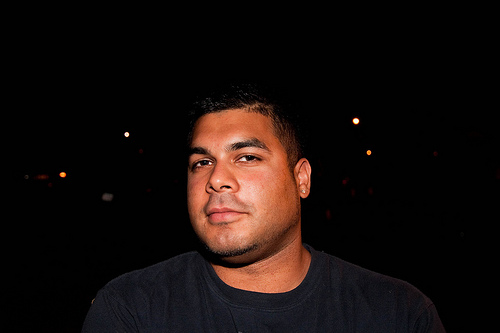
#> input picture backend/images/test/n00007846_13534.JPEG, 500 x 333 px
$ python -i feature_extractor.py   (imports and definitions only)   (older library calls are emulated)
#> lines starting #> are read from the running program, lines starting #| are printed output that depends on the picture
"""
Module d'extraction de descripteurs avancé utilisant les fonctions spécifiées
"""

import cv2
import numpy as np
from scipy import stats
from sklearn.cluster import KMeans
from skimage.feature import graycomatrix, graycoprops, local_binary_pattern
from skimage.util import img_as_ubyte
import warnings
import traceback

# [1 line not run here, left out]

# ==========================
# Fonctions utilitaires
# ==========================

def normalize_hist(hist):
    """Normaliser un histogramme"""
    hist = hist.astype(np.float32)
    total = hist.sum() + 1e-10
    return hist / total

def crop_object(img_bgr, bbox):
    """Extraire la région d'intérêt (ROI)"""
    x, y, w, h = [int(v) for v in bbox]
    return img_bgr[y:y+h, x:x+w]

def to_gray(img_bgr):
    """Convertir en niveaux de gris"""
    return cv2.cvtColor(img_bgr, cv2.COLOR_BGR2GRAY)

# [9 lines left out: function normalize_vector, not called in this run]

# ==========================
# Fonctions d'extraction de caractéristiques
# ==========================

def color_histograms(obj_bgr: np.ndarray, bins: int = 8) -> dict:
    """Extraire les histogrammes de couleur RGB et HSV"""
    # RGB
    hist_r = cv2.calcHist([obj_bgr], [2], None, [bins], [0, 256]).flatten()
    hist_g = cv2.calcHist([obj_bgr], [1], None, [bins], [0, 256]).flatten()
    hist_b = cv2.calcHist([obj_bgr], [0], None, [bins], [0, 256]).flatten()
    hist_rgb = np.concatenate([
        normalize_hist(hist_r),
        normalize_hist(hist_g),
        normalize_hist(hist_b)
    ])

    # HSV
    hsv = cv2.cvtColor(obj_bgr, cv2.COLOR_BGR2HSV)
    hist_h = cv2.calcHist([hsv], [0], None, [bins], [0, 180]).flatten()
    hist_s = cv2.calcHist([hsv], [1], None, [bins], [0, 256]).flatten()
    hist_v = cv2.calcHist([hsv], [2], None, [bins], [0, 256]).flatten()
    hist_hsv = np.concatenate([
        normalize_hist(hist_h),
        normalize_hist(hist_s),
        normalize_hist(hist_v)
    ])

    return {
        "hist_rgb": hist_rgb,
        "hist_hsv": hist_hsv
    }

def dominant_colors(obj_bgr: np.ndarray, k: int = 3) -> tuple:
    """Extraire les couleurs dominantes avec K-means"""
    pixels = obj_bgr.reshape(-1, 3).astype(np.float32)
    if pixels.shape[0] < k:
        k = max(1, pixels.shape[0])

    kmeans = KMeans(n_clusters=k, n_init=5, random_state=0)
    labels = kmeans.fit_predict(pixels)
    centers = kmeans.cluster_centers_  # (k, 3)
    counts = np.bincount(labels, minlength=k)
    proportions = counts / (counts.sum() + 1e-10)

    centers_rgb = centers[:, ::-1]  # BGR -> RGB
    return centers_rgb, proportions

def color_moments(obj_bgr: np.ndarray) -> np.ndarray:
    """Calculer les moments statistiques de couleur dans l'espace HSV"""
    hsv = cv2.cvtColor(obj_bgr, cv2.COLOR_BGR2HSV)
    channels = cv2.split(hsv)
    feats = []
    for ch in channels:
        ch = ch.astype(np.float32)
        mean = ch.mean()
        std = ch.std()
        skew = ((ch - mean) ** 3).mean() / (std**3 + 1e-8)
        kurt = ((ch - mean) ** 4).mean() / (std**4 + 1e-8) - 3.0
        feats.extend([mean, std, skew, kurt])
    return np.array(feats, dtype=np.float32)

def tamura_features(gray: np.ndarray) -> np.ndarray:
    """Calculer les caractéristiques de Tamura (contraste et rugosité)"""
    gray = gray.astype(np.float32)
    mu = gray.mean()
    sigma2 = ((gray - mu) ** 2).mean()
    mu4 = ((gray - mu) ** 4).mean()
    sigma = np.sqrt(sigma2 + 1e-8)
    contrast = sigma / (mu4 ** 0.25 + 1e-8)

    h, w = gray.shape
    max_k = 4
    coarseness_vals = []

    for y in range(0, h, 5):  # Échantillonnage pour accélérer
        for x in range(0, w, 5):
            best_scale = 1
            best_diff = 0
            for k in range(max_k + 1):
                size = 2 ** k
                half = size // 2
                y1, y2 = max(0, y - half), min(h, y + half)
                x1, x2 = max(0, x - half), min(w, x + half)
                patch = gray[y1:y2, x1:x2]
                if patch.size == 0:
                    continue
                m = patch.mean()

                # Voisin opposé sur l'axe horizontal
                x1b, x2b = max(0, x - half), min(w, x + half)
                patch2 = gray[y1:y2, x1b:x2b]
                if patch2.size == 0:
                    continue
                m2 = patch2.mean()
                diff = abs(m - m2)
                if diff > best_diff:
                    best_diff = diff
                    best_scale = size
            coarseness_vals.append(best_scale)

    coarseness = np.mean(coarseness_vals) if coarseness_vals else 0.0
    return np.array([contrast, coarseness], dtype=np.float32)

def gabor_features(gray: np.ndarray,
                   frequencies=(0.1, 0.2, 0.3),
                   thetas=(0, np.pi/4, np.pi/2, 3*np.pi/4)) -> np.ndarray:
    """Extraire les caractéristiques de Gabor"""
    gray = gray.astype(np.float32) / 255.0
    feats = []
    for f in frequencies:
        for theta in thetas:
            ksize = 31
            sigma = 4.0
            gamma = 0.5
            psi = 0
            kernel = cv2.getGaborKernel((ksize, ksize), sigma, theta, 1.0/f, gamma, psi, ktype=cv2.CV_32F)
            resp = cv2.filter2D(gray, cv2.CV_32F, kernel)
            energy = np.mean(np.abs(resp))
            feats.append(energy)
    return np.array(feats, dtype=np.float32)

def lbp_features(gray: np.ndarray, P: int = 8, R: int = 1) -> np.ndarray:
    """Extraire les caractéristiques LBP (Local Binary Patterns)"""
    gray_u8 = img_as_ubyte(gray)
    lbp = local_binary_pattern(gray_u8, P, R, method="uniform")
    n_bins = P + 2
    hist, _ = np.histogram(lbp.ravel(), bins=n_bins, range=(0, n_bins))
    hist = normalize_hist(hist)
    return hist.astype(np.float32)

def glcm_features(gray: np.ndarray,
                  distances=(1, 2),
                  angles=(0, np.pi/4, np.pi/2, 3*np.pi/4),
                  levels: int = 32) -> np.ndarray:
    """Extraire les caractéristiques GLCM (Gray-Level Co-occurrence Matrix)"""
    # Quantification niveaux de gris
    gray_q = cv2.normalize(gray, None, 0, levels - 1, cv2.NORM_MINMAX)
    gray_q = gray_q.astype(np.uint8)
    glcm = graycomatrix(gray_q,
                        distances=distances,
                        angles=angles,
                        levels=levels,
                        symmetric=True,
                        normed=True)

    feats = []
    properties = ["contrast", "energy", "homogeneity", "correlation"]

    for prop in properties:
        try:
            vals = graycoprops(glcm, prop)
            feats.append(float(vals.mean()))
        except Exception as e:
            print(f"⚠️ Erreur dans graycoprops pour la propriété {prop}: {e}")
            feats.append(0.0)

    return np.array(feats, dtype=np.float32)

def hu_moments(mask: np.ndarray) -> np.ndarray:
    """Calculer les moments de Hu (invariants à la transformation)"""
    moments = cv2.moments(mask)
    hu = cv2.HuMoments(moments).flatten()
    # Log-transform pour stabiliser
    hu = -np.sign(hu) * np.log10(np.abs(hu) + 1e-12)
    return hu.astype(np.float32)

def contour_from_mask(mask: np.ndarray):
    """Extraire le contour principal d'un masque"""
    contours, _ = cv2.findContours(mask, cv2.RETR_EXTERNAL, cv2.CHAIN_APPROX_SIMPLE)
    if not contours:
        return None
    return max(contours, key=cv2.contourArea)

def orientation_histogram(gray: np.ndarray, contour, n_bins: int = 8) -> np.ndarray:
    """Calculer l'histogramme d'orientation sur le contour"""
    gx = cv2.Sobel(gray, cv2.CV_32F, 1, 0, ksize=3)
    gy = cv2.Sobel(gray, cv2.CV_32F, 0, 1, ksize=3)
    mag = np.sqrt(gx**2 + gy**2)
    ang = np.arctan2(gy, gx)  # [-pi, pi]
    ang_deg = np.degrees(ang) % 180.0  # [0,180)

    contour_mask = np.zeros_like(gray, dtype=np.uint8)
    cv2.drawContours(contour_mask, [contour], -1, 255, thickness=1)

    idx = np.where(contour_mask > 0)
    if len(idx[0]) == 0:
        return np.zeros(n_bins, dtype=np.float32)

    angles = ang_deg[idx]
    mags = mag[idx]

    hist, _ = np.histogram(angles, bins=n_bins, range=(0, 180), weights=mags)
    hist = normalize_hist(hist)
    return hist.astype(np.float32)

def contour_properties(contour) -> np.ndarray:
    """Calculer les propriétés géométriques du contour"""
    area = cv2.contourArea(contour)
    perimeter = cv2.arcLength(contour, closed=True)
    x, y, w, h = cv2.boundingRect(contour)

    aspect_ratio = w / float(h + 1e-8)
    rect_area = w * h
    rectangularity = area / float(rect_area + 1e-8) if rect_area > 0 else 0.0
    compactness = (perimeter**2) / (4.0 * np.pi * area + 1e-8) if area > 0 else 0.0

    return np.array([area, perimeter, aspect_ratio, rectangularity, compactness],
                    dtype=np.float32)

def extract_descriptors_for_object(img_bgr: np.ndarray,
                                   bbox: tuple) -> dict:
    """
    Pipeline complet d'extraction de descripteurs pour un objet

    Args:
        img_bgr : image complète en BGR (OpenCV)
        bbox    : (x, y, w, h) de l'objet

    Returns:
        Dictionnaire structuré des descripteurs
    """
    obj_bgr = crop_object(img_bgr, bbox)
    if obj_bgr.size == 0:
        raise ValueError("Crop vide (bbox invalide)")

    h, w, _ = obj_bgr.shape
    gray = to_gray(obj_bgr)
    mask = np.ones((h, w), dtype=np.uint8) * 255  # masque plein

    # --- Couleur ---
    col_hists = color_histograms(obj_bgr, bins=8)
    dom_colors, dom_props = dominant_colors(obj_bgr, k=3)
    col_mom = color_moments(obj_bgr)

    # --- Texture ---
    tam = tamura_features(gray)
    gab = gabor_features(gray)
    lbp = lbp_features(gray)
    glcm = glcm_features(gray)

    # --- Forme ---
    contour = contour_from_mask(mask)
    if contour is not None:
        hu = hu_moments(mask)
        orient_hist = orientation_histogram(gray, contour)
        cont_props = contour_properties(contour)
    else:
        hu = np.zeros(7, dtype=np.float32)
        orient_hist = np.zeros(18, dtype=np.float32)
        cont_props = np.zeros(5, dtype=np.float32)

    return {
        "color": {
            "hist_rgb": col_hists["hist_rgb"],
            "hist_hsv": col_hists["hist_hsv"],
            "dominant_colors": dom_colors,
            "moments": col_mom
        },
        "texture": {
            "tamura": tam,
            "gabor": gab,
            "lbp": lbp,
            "glcm": glcm
        },
        "shape": {
            "hu": hu,
            "orientation_hist": orient_hist,
            "contour_props": cont_props
        }
    }

# ==========================
# Classe principale d'extraction
# ==========================

class AdvancedFeatureExtractor:
    """
    Classe d'extraction de descripteurs utilisant les fonctions spécifiées
    avec format de sortie standardisé pour le pré-calcul
    """

    def __init__(self, config=None):
        """Initialiser avec configuration"""
        self.config = config or {
            'color_bins': 8,
            'dominant_colors': 3,
            'lbp_points': 8,
            'lbp_radius': 1,
            'gabor_frequencies': (0.1, 0.2, 0.3),
            'gabor_orientations': (0, np.pi/4, np.pi/2, 3*np.pi/4),
            'glcm_distances': (1, 2),
            'glcm_angles': (0, np.pi/4, np.pi/2, 3*np.pi/4),
            'orientation_bins': 8
        }

    def extract_all_features_from_array(self, image_array, bbox=None):
        """
        Extraire tous les descripteurs depuis un array numpy

        Args:
            image_array: Image numpy array (RGB)
            bbox: Bounding box (x, y, w, h) ou (x1, y1, x2, y2)

        Returns:
            Dictionnaire des descripteurs avec clés standardisées
        """
        try:
            # Convertir RGB en BGR pour les fonctions OpenCV
            if len(image_array.shape) == 3 and image_array.shape[2] == 3:
                img_bgr = cv2.cvtColor(image_array, cv2.COLOR_RGB2BGR)
            else:
                img_bgr = image_array

            # Extraire la ROI si bbox fourni
            if bbox and len(bbox) >= 4:
                h, w = img_bgr.shape[:2]
                x, y, box_w, box_h = map(int, bbox[:4])

                # S'assurer que les coordonnées sont dans les limites
                x, y = max(0, x), max(0, y)
                box_w = min(box_w, w - x)
                box_h = min(box_h, h - y)

                if box_w > 0 and box_h > 0:
                    img_bgr = img_bgr[y:y+box_h, x:x+box_w]
                else:
                    raise ValueError("ROI vide après ajustement")

            if img_bgr.size == 0:
                raise ValueError("L'image est vide")

            # Extraire les descripteurs avec les fonctions spécifiées
            # Note: bbox est (0, 0, w, h) car nous avons déjà extrait la ROI
            h, w = img_bgr.shape[:2]
            descriptors = extract_descriptors_for_object(img_bgr, (0, 0, w, h))

            # Convertir les arrays numpy en listes pour JSON
            processed_descriptors = self._process_descriptors(descriptors)

            # Créer un vecteur combiné
            combined_vector = self._create_combined_vector(processed_descriptors)

            return {
                'color': processed_descriptors['color'],
                'texture': processed_descriptors['texture'],
                'shape': processed_descriptors['shape'],
                'combined_vector': combined_vector
            }

        except Exception as e:
            print(f"❌ Erreur extraction caractéristiques: {e}")
            traceback.print_exc()
            return self._get_empty_descriptors()

    def _process_descriptors(self, descriptors):
        """Convertir les arrays numpy en listes et normaliser"""
        processed = {}

        # Traiter les caractéristiques de couleur
        processed['color'] = {
            'hist_rgb': descriptors['color']['hist_rgb'].tolist(),
            'hist_hsv': descriptors['color']['hist_hsv'].tolist(),
            'dominant_colors': descriptors['color']['dominant_colors'].tolist(),
            'moments': descriptors['color']['moments'].tolist()
        }

        # Traiter les caractéristiques de texture
        processed['texture'] = {
            'tamura': descriptors['texture']['tamura'].tolist(),
            'gabor': descriptors['texture']['gabor'].tolist(),
            'lbp': descriptors['texture']['lbp'].tolist(),
            'glcm': descriptors['texture']['glcm'].tolist()
        }

        # Traiter les caractéristiques de forme
        processed['shape'] = {
            'hu': descriptors['shape']['hu'].tolist(),
            'orientation_hist': descriptors['shape']['orientation_hist'].tolist(),
            'contour_props': descriptors['shape']['contour_props'].tolist()
        }

        return processed

    def _create_combined_vector(self, processed_descriptors):
        """Créer un vecteur combiné à partir de tous les descripteurs"""
        combined = []

        # Ajouter les caractéristiques de couleur
        color = processed_descriptors['color']
        combined.extend(color['hist_rgb'])        # 24 valeurs (8×3)
        combined.extend(color['hist_hsv'])        # 24 valeurs (8×3)
        combined.extend(color['moments'])         # 12 valeurs (3×4)

        # Ajouter les couleurs dominantes (k=3)
        dom_colors = color['dominant_colors']
        if len(dom_colors) > 0:
            # Prendre jusqu'à 3 couleurs dominantes
            for i in range(min(3, len(dom_colors))):
                combined.extend(dom_colors[i])   # 3 valeurs RGB
        # Ajouter les caractéristiques de texture
        texture = processed_descriptors['texture']
        combined.extend(texture['tamura'])       # 2 valeurs
        combined.extend(texture['gabor'])        # 12 valeurs (3×4)
        combined.extend(texture['lbp'])          # 10 valeurs (8+2)
        combined.extend(texture['glcm'])         # 4 valeurs

        # Ajouter les caractéristiques de forme
        shape = processed_descriptors['shape']
        combined.extend(shape['hu'])             # 7 valeurs
        combined.extend(shape['orientation_hist'])  # 8 valeurs
        combined.extend(shape['contour_props'])  # 5 valeurs

        # Convertir en array numpy pour normalisation
        combined_array = np.array(combined, dtype=np.float32)

        # Normaliser L2 (comme dans le script de pré-calcul)
        norm = np.linalg.norm(combined_array)
        if norm > 0:
            combined_array = combined_array / norm

        # Remplacer les valeurs NaN/Inf
        combined_array = np.nan_to_num(combined_array, nan=0.0, posinf=0.0, neginf=0.0)

        return combined_array.tolist()

    # [170 lines left out: functions _get_empty_descriptors, extract_all_features, extract_object_descriptor_consistent, extract_and_normalize_object_features_v2, not called in this run]

>>> import cv2
>>> picture = cv2.cvtColor(cv2.imread('../images/test/n00007846_13534.JPEG'), cv2.COLOR_BGR2RGB)
>>> result = AdvancedFeatureExtractor().extract_all_features_from_array(picture)
#> in extract_all_features_from_array, img_bgr is the input picture: shape (333, 500, 3); mean B, G, R 12.4, 14.7, 23.5
#> in to_gray, `return cv2.cvtColor(img_bgr, cv2.COLOR_BGR2GRAY)`:
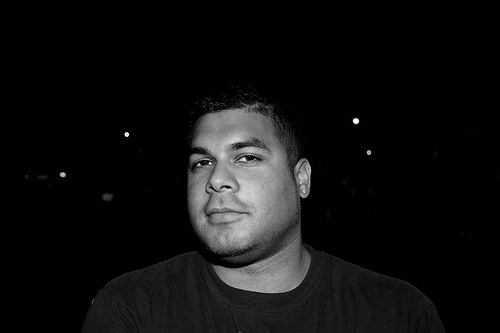
#> returned value: shape (333, 500); min 0, max 254, mean 17.1
#> in color_histograms, `hist_r = cv2.calcHist([obj_bgr], [2], None, [bins], [0, 256]).flatten()`: hist_r = [145809, 3020, 1639, 1416, 1862, 3236, 5958, 3560]
#> in color_histograms, `hist_g = cv2.calcHist([obj_bgr], [1], None, [bins], [0, 256]).flatten()`: hist_g = [147357, 4497, 4236, 5904, 3403, 979, 89, 35]
#> in color_histograms, `hist_b = cv2.calcHist([obj_bgr], [0], None, [bins], [0, 256]).flatten()`: hist_b = [141886, 14288, 6031, 2951, 1020, 284, 16, 24]
#> in normalize_hist, `hist = hist.astype(np.float32)`: hist = [145809, 3020, 1639, 1416, 1862, 3236, 5958, 3560]
#> in normalize_hist, `total = hist.sum() + 1e-10`: total = 166500
#> in color_histograms, `hist_rgb = np.concatenate([ normalize_hist(hist_r), normalize_hist(his..`: hist_rgb = 24 values, max 0.885 at index 8, min 9.61e-05 at index 22, mean 0.125
#> in color_histograms, `hist_h = cv2.calcHist([hsv], [0], None, [bins], [0, 180]).flatten()`: hist_h = [142615, 252, 670, 428, 1974, 17605, 746, 2210]
#> in color_histograms, `hist_s = cv2.calcHist([hsv], [1], None, [bins], [0, 256]).flatten()`: hist_s = [122247, 9960, 9990, 3391, 7069, 7372, 2357, 4114]
#> in color_histograms, `hist_v = cv2.calcHist([hsv], [2], None, [bins], [0, 256]).flatten()`: hist_v = [138461, 10367, 1640, 1415, 1863, 3236, 5958, 3560]
#> in color_histograms, `hist_hsv = np.concatenate([ normalize_hist(hist_h), normalize_hist(his..`: hist_hsv = 24 values, max 0.857 at index 0, min 0.00151 at index 1, mean 0.125
#> in extract_descriptors_for_object, `col_hists = color_histograms(obj_bgr, bins=8)`: col_hists = 2 items
#> in dominant_colors, `counts = np.bincount(labels, minlength=k)`: counts = [127652, 14697, 24151]
#> in dominant_colors, `proportions = counts / (counts.sum() + 1e-10)`: proportions = [0.767, 0.0883, 0.145]
#> in extract_descriptors_for_object, `dom_colors, dom_props = dominant_colors(obj_bgr, k=3)`: dom_colors = [[1.16, 1.04, 1.1], [199.4, 114.1, 82.28], [34.07, 26.6, 29.76]]; dom_props = [0.767, 0.0883, 0.145]
#> the loop in color_moments, `for ch in channels:` made 3 passes
#> (mean, std, skew, kurt) on passes 1 to 3: (18.37, 43.09, 2.17, 2.99), (32.93, 63.91, 1.95, 2.8), (24.33, 57.5, 2.7, 5.97)
#> pass 1, in color_moments, `ch = ch.astype(np.float32)`:
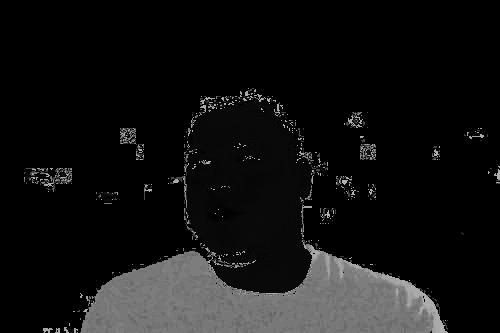
#> ch: shape (333, 500) float32; min 0, max 179, mean 18.4
#> pass 2, in color_moments, `ch = ch.astype(np.float32)`:
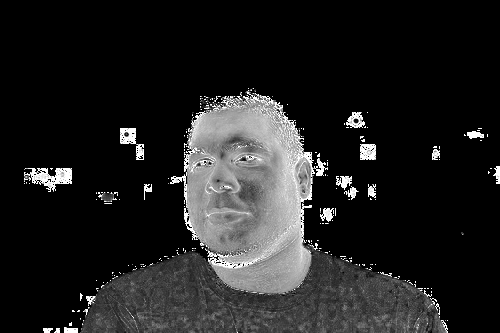
#> ch: shape (333, 500) float32; min 0, max 255, mean 32.9
#> pass 3, in color_moments, `ch = ch.astype(np.float32)`:
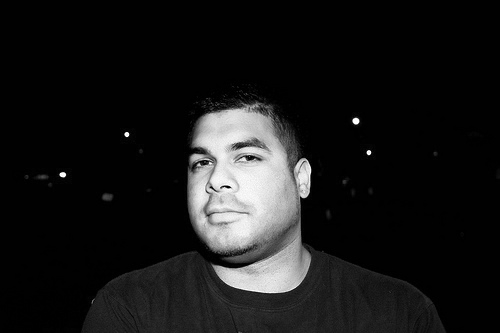
#> ch: shape (333, 500) float32; min 0, max 255, mean 24.3
#> after the loop in color_moments, `for ch in channels:`: feats = [18.37, 43.09, 2.17, 2.99, 32.93, 63.91, 1.95, 2.8, 24.33, 57.5, 2.7, 5.97]
#> in extract_descriptors_for_object, `col_mom = color_moments(obj_bgr)`: col_mom has the same summary as feats in color_moments
#> in tamura_features, `mu = gray.mean()`: mu = 17.08
#> in tamura_features, `sigma2 = ((gray - mu) ** 2).mean()`: sigma2 = 1564.6
#> in tamura_features, `mu4 = ((gray - mu) ** 4).mean()`: mu4 = 24535100
#> in tamura_features, `sigma = np.sqrt(sigma2 + 1e-8)`: sigma = 39.56
#> in tamura_features, `contrast = sigma / (mu4 ** 0.25 + 1e-8)`: contrast = 0.562
#> after the loop in tamura_features, `for y in range(0, h, 5):`: coarseness_vals = 6700 values from 1 to 1
#> in tamura_features, `coarseness = np.mean(coarseness_vals) if coarseness_vals else 0.0`: coarseness = 1
#> in extract_descriptors_for_object, `tam = tamura_features(gray)`: tam = [0.562, 1]
#> after the loop in gabor_features, `for f in frequencies:`: feats = [0.66, 0.706, 0.719, 0.709, 0.0839, 0.0737, 0.0991, 0.0765, 0.0537, 0.0503, 0.0677, 0.0543]
#> in extract_descriptors_for_object, `gab = gabor_features(gray)`: gab has the same summary as feats in gabor_features
#> in lbp_features, `lbp = local_binary_pattern(gray_u8, P, R, method="uniform")`:
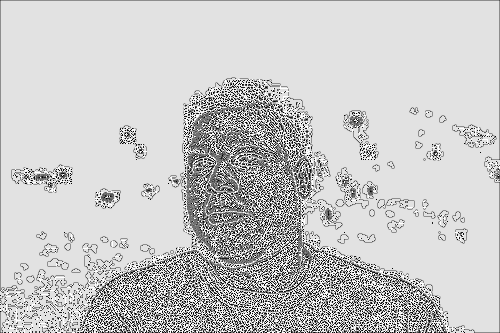
#> lbp: shape (333, 500) float64; min 0, max 9, mean 7.08; drawn with min black and max white
#> in lbp_features, `hist, _ = np.histogram(lbp.ravel(), bins=n_bins, range=(0, n_bins))`: hist = [5301, 4846, 2432, 4398, 4395, 7176, 2742, 5794, 118716, 10700]
#> in lbp_features, `hist = normalize_hist(hist)`: hist = [0.0318, 0.0291, 0.0146, 0.0264, 0.0264, 0.0431, 0.0165, 0.0348, 0.713, 0.0643]
#> in extract_descriptors_for_object, `lbp = lbp_features(gray)`: lbp has the same summary as hist in lbp_features
#> the loop in glcm_features, `for prop in properties:` made 4 passes
#> vals on passes 1 to 4: [[0.705, 1.17, 0.908, 1.2], [1.42, 1.17, 1.83, 1.2]], [[0.752, 0.751, 0.752, 0.751], [0.749, 0.751, 0.75, 0.751]], [[0.909, 0.903, 0.909, 0.901], [0.893, 0.903, 0.896, 0.901]], [[0.985, 0.975, 0.981, 0.975], [0.97, 0.975, 0.961, 0.975]]
#> after the loop in glcm_features, `for prop in properties:`: feats = [1.2, 0.751, 0.902, 0.975]
#> in extract_descriptors_for_object, `hu = hu_moments(mask)`: hu = [3.15, 7.13, 0, 0, 0, 0, 0]
#> in orientation_histogram, `gx = cv2.Sobel(gray, cv2.CV_32F, 1, 0, ksize=3)`:
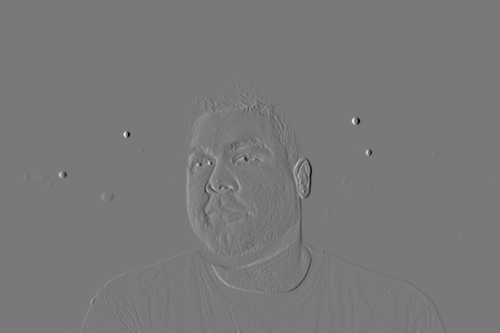
#> gx: shape (333, 500) float32; min -901, max 991, mean 0; drawn with min black and max white
#> in orientation_histogram, `mag = np.sqrt(gx**2 + gy**2)`:
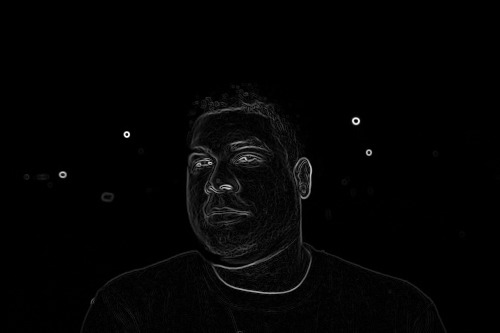
#> mag: shape (333, 500) float32; min 0, max 1011.6, mean 14.5; drawn with min black and max white
#> (the rest of the program and of its run is left out)
